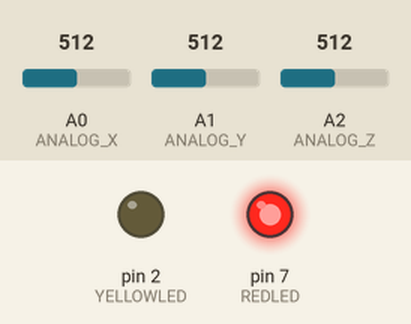
Recording of a sketch running on a simulated SparkFun Pro Micro, built for the host (arithmetic inside an expression is 32-bit, double 64-bit). Shown: output pins drawn as LEDs (lit = HIGH). The inputs (shaded band) are chosen by the test bench; at power-on: A0 (ANALOG_X) = 512, A1 (ANALOG_Y) = 512, A2 (ANALOG_Z) = 512. What the sketch prints to the serial monitor is not drawn.

Above: at 0.1 s.
At 1.1 s:
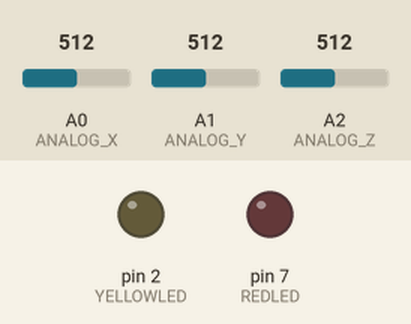
Timing chart, 0 to 2.6 s (numbered marks = the images above):
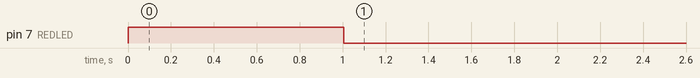

The sketch:

ReadAccel.ino
```cpp
// (licence header left out)
int REDLED = 7;
int YELLOWLED = 2;

int ANALOG_X = 0;
int ANALOG_Y = 1;
int ANALOG_Z = 2;

// Millis for light to stay on
int RED_DURATION= 10;
unsigned long red_light_start = 0;

int min_value = 1024;
int max_value = 0;

int vertical_stack[10];


void setup()
{
  for (unsigned int x=0; x< sizeof(vertical_stack); x++) {
    vertical_stack[x]=0;
  }
  Serial.begin(9600);
  // Setup pin to be output
  pinMode(REDLED,OUTPUT);
  pinMode(YELLOWLED,OUTPUT);

}

int vertical_direction(int vertical_read) {
  return 0;
}

int last_read = 0;

int load_stats(int read_value, int motion_value, int min_value, int max_value,int light_value) {
  int variation = last_read * .01;
  if (read_value > last_read + variation || read_value < last_read - variation) {
    Serial.print(millis(),DEC);
    Serial.print(",");
    Serial.print(read_value,DEC);
    Serial.print(",");
    Serial.print(motion_value,DEC);
    Serial.print(",");
    Serial.print(min_value,DEC);
    Serial.print(",");
    Serial.print(max_value,DEC);
    Serial.print(",");
    Serial.print(light_value,DEC);
    Serial.println("");
    last_read = read_value;
  }
}

void loop()
{
  int red_light = 0;
  analogRead(ANALOG_X);
  int vertical_read = analogRead(ANALOG_Y);
  int vertical_motion = vertical_direction(vertical_read);
  analogRead(ANALOG_Z);
  if (vertical_read > max_value) {
    max_value = vertical_read;
  }
  if (vertical_read < min_value) {
    min_value = vertical_read;
  }

  if (millis() - red_light_start < 1000) {
    red_light = 1;
    digitalWrite(REDLED, HIGH);
  }
  else {
    red_light = 0;
    digitalWrite(REDLED, LOW);
  }

  load_stats(vertical_read,vertical_motion, min_value, max_value,red_light);
  delay(100);
}
```

Measured:
- by itself, pin 7 (REDLED): LOW → HIGH at 0.00 s, → LOW 1.0 s later
